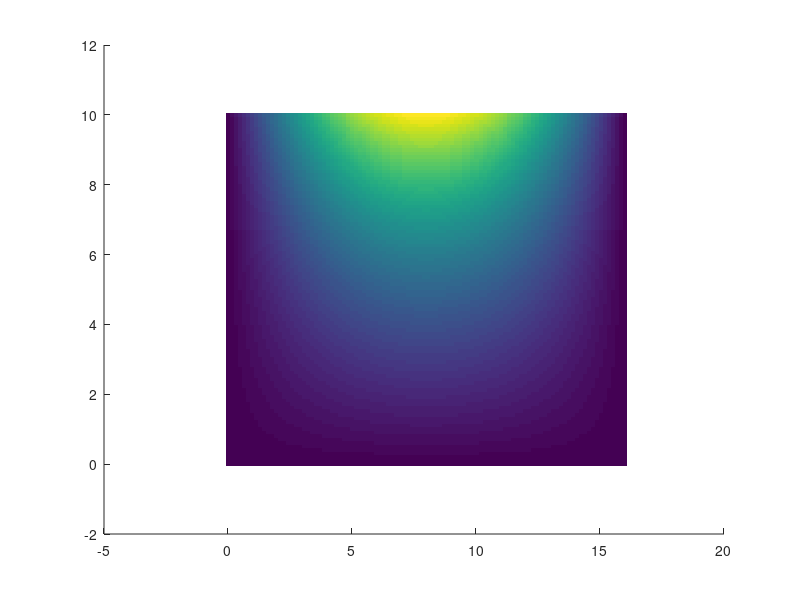

This figure's MATLAB source: (Note: this script raises an error after producing the figure.)
function solucao_analitica(a_cm, b_cm, V_0, N_x, N_y)
% SOLUCAO_ANALITICA  Plota a solução analítica do potencial escalar
% elétrico em um canal retangular metálico com condições de contorno de
% Dirichlet.
%
% DESCRIÇÃO:
%   Esta função calcula e plota o potencial escalar elétrico
%   Phi_e(x, y), governado pela equação de Laplace, em um tubo metálico
%   com seção transversal retangular de dimensões a x b.
%   Três lados estão mantidos em potencial nulo, e a face superior
%   é excitada com um perfil senoidal de tensão.
%
%   A solução é obtida usando o método da separação de variáveis.
%
% SINTAXE:
%   solucao_analitica(a_cm, b_cm, V_0, N_x, N_y)
%
% ENTRADAS:
%   a_cm  - Largura do canal em centímetros [cm]
%   b_cm  - Altura do canal em centímetros [cm]
%   V_0   - Tensão máxima aplicada na face superior [V]
%   N_x   - Número de pontos na direção y usados para o gráfico
%   N_y   - Número de pontos na direção x usados para o gráfico
%
% OBSERVAÇÕES:
%   Se nenhuma entrada for fornecida, a função utiliza valores padrão:
%     a_cm = 16 cm, b_cm = 10 cm, V_0 = 8 V, N_x = 100, N_y = 100
%
% EXEMPLO:
%   solucao_analitica(16, 10, 8, 100, 100)
%   solucao_analitica()  % Usa os valores padrão
%
% AUTOR:
%   Guilherme S. Rosa - Última modificação: 15/09/2025

%% Parâmetros padrão, caso nenhuma entrada seja fornecida
if nargin < 5
    a_cm = 16;   % Largura [cm]
    b_cm = 10;   % Altura [cm]
    V_0 = 8;     % Tensão máxima [V]
    N_x = 100;   % Pontos para gráfico ao longo de y
    N_y = 100;   % Pontos para gráfico ao longo de x
end

% Conversão de unidades para metros
cm = 1e-2;
a = a_cm * cm;
b = b_cm * cm;

% Geração da malha
x = linspace(0, a, N_y);
y = linspace(0, b, N_x);
[X, Y] = meshgrid(x, y);

% Solução analítica (método da separação de variáveis)
Phi_e = @(x, y) V_0 ./ sinh(pi/a * b) .* sin(pi/a .* x) .* sinh(pi/a .* y);
Phi_e_malha = Phi_e(X, Y);

% Plotagem
figure;
hold on;

% Mapa de cores 2D
imagesc(x/cm, y/cm, Phi_e_malha);  % transpor para ajustar aos eixos
set(gca,'YDir','normal');          % corrigir direção do eixo Y
colormap(parula);
clim([0 V_0]);                     % limitar escala de cor de 0 a V_0

% Linhas de contorno com rótulos
[C, h] = contour(X/cm, Y/cm, Phi_e_malha, 0:1:V_0, 'k--', 'LineWidth', 1);
clabel(C, h, 'FontSize', 16, 'LabelSpacing', 300, 'Interpreter', 'latex');

xlabel("Posi\c{c}\~{a}o $x$ (cm)", 'Interpreter', 'LaTeX');
ylabel("Posi\c{c}\~{a}o $y$ (cm)", 'Interpreter', 'LaTeX');
title("Potencial el\'{e}trico escalar $\Phi_e$ (V)", 'Interpreter', 'LaTeX');
axis equal;
colorbar('TickLabelInterpreter', 'latex');
grid on;
box on;
xticks(linspace(0, a, 5) ./ cm);
yticks(linspace(0, b, 5) ./ cm);

% Aplicar formatação
formatar_figura();

end

%% Função auxiliar para formatação do gráfico
function formatar_figura()
    % Aplica formatação consistente ao gráfico para padrões IEEE
    escala = 2;

    % Define o tamanho da figura (coluna simples: 8.85 x 4 cm)
    set(gcf, 'Units', 'centimeters', 'Position', 2.*[1 1 8.85 4]);

    % Atualiza tamanho das fontes e interpretadores
    set(findall(gcf, '-property', 'FontSize'), 'FontSize', 8*escala);
    set(findall(gcf, '-property', 'Interpreter'), 'Interpreter', 'LaTeX');
    set(findall(gca, '-property', 'FontSize'), 'FontSize', 8*escala);
    set(findall(gca, '-property', 'Interpreter'), 'Interpreter', 'LaTeX');
    set(findall(gcf, 'type', 'text'), 'FontSize', 8*escala);

    % Usa LaTeX para os rótulos dos eixos
    set(gca, 'TickLabelInterpreter', 'latex');
    set(gca, 'LooseInset', [0.05 0.05 0.05 0.05]);
end
